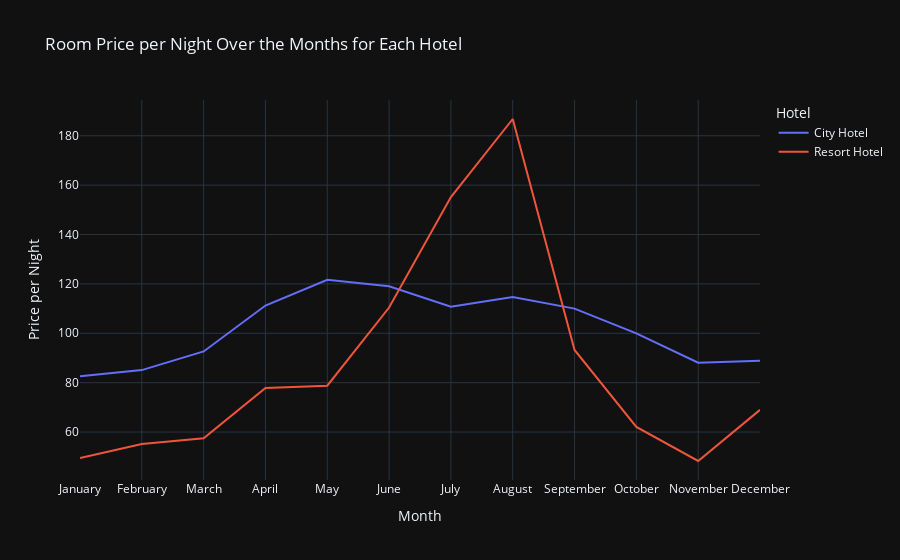

Notebook source saved alongside this figure:
### Markdown cell above
### 🕵️♂️ Fourth Observation:

#### This plot clearly shows that prices in the Resort Hotel are much higher during the summer and prices of city hotel varies less.

### Code cell
# visualize the room price per night over the months for each hotel
# Group the data by arrival_date_month, hotel and calculate the average price per night
df_price_per_night = analysis_df.groupby(['arrival_date_month', 'hotel'])['adr'].mean().reset_index()
# round the adr to the nearest 2 decimals 
df_price_per_night['adr'] = df_price_per_night['adr'].round(2)
df_price_per_night['month'] = pd.Categorical(df_price_per_night['arrival_date_month'], categories=[
    'January', 'February', 'March', 'April', 'May', 'June', 'July', 'August', 'September', 'October', 'November', 'December'
], ordered=True)
df_price_per_night = df_price_per_night.sort_values('month')

# Create a line chart showing the average price per night over the months for each hotel
fig = px.line(
    df_price_per_night,
    x='month',
    y='adr',
    title='Room Price per Night Over the Months for Each Hotel',
    labels={'adr': 'Price per Night', 'month': 'Month', 'hotel': 'Hotel'},
    color='hotel',
    template="plotly_dark"  # Add this line for dark mode
)

fig.show()

### Figure 1 — Plotly figure (JSON) as saved in the notebook; plotly's stock layout.template omitted (floating-point values rounded to 4 significant figures)
{"data": [{"hovertemplate": "Hotel=City Hotel<br>Month=%{x}<br>Price per Night=%{y}<extra></extra>", "legendgroup": "City Hotel", "line": {"color": "#636efa", "dash": "solid"}, "marker": {"symbol": "circle"}, "mode": "lines", "name": "City Hotel", "orientation": "v", "showlegend": true, "type": "scatter", "x": ["January", "February", "March", "April", "May", "June", "July", "August", "September", "October", "November", "December"], "xaxis": "x", "y": [82.63, 85.09, 92.64, 111.2, 121.6, 119.1, 110.7, 114.7, 110, 99.97, 88.07, 88.83], "yaxis": "y"}, {"hovertemplate": "Hotel=Resort Hotel<br>Month=%{x}<br>Price per Night=%{y}<extra></extra>", "legendgroup": "Resort Hotel", "line": {"color": "#EF553B", "dash": "solid"}, "marker": {"symbol": "circle"}, "mode": "lines", "name": "Resort Hotel", "orientation": "v", "showlegend": true, "type": "scatter", "x": ["January", "February", "March", "April", "May", "June", "July", "August", "September", "October", "November", "December"], "xaxis": "x", "y": [49.46, 55.17, 57.52, 77.85, 78.76, 110.4, 155.2, 186.8, 93.25, 62.1, 48.27, 68.98], "yaxis": "y"}], "layout": {"legend": {"title": {"text": "Hotel"}, "tracegroupgap": 0}, "title": {"text": "Room Price per Night Over the Months for Each Hotel"}, "xaxis": {"anchor": "y", "domain": [0, 1], "title": {"text": "Month"}}, "yaxis": {"anchor": "x", "domain": [0, 1], "title": {"text": "Price per Night"}}}}
